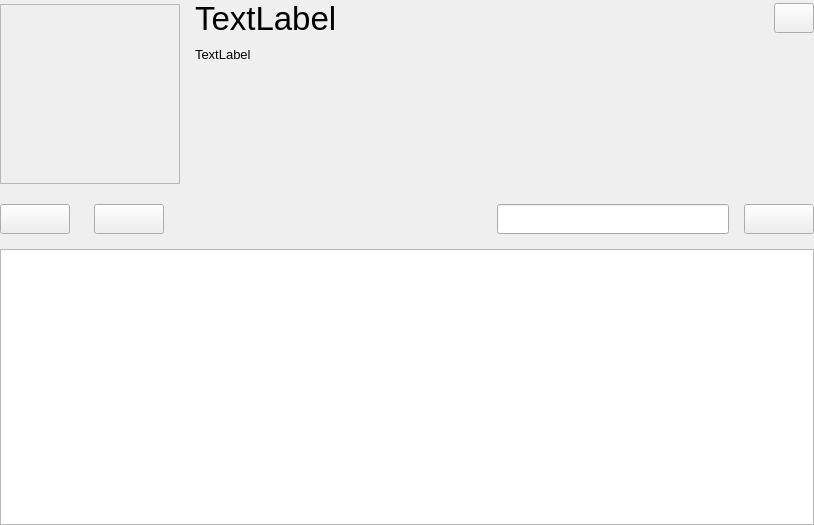
<?xml version="1.0" encoding="UTF-8"?>
<ui version="4.0">
 <class>PlayListWidget</class>
 <widget class="QWidget" name="PlayListWidget">
  <property name="geometry">
   <rect>
    <x>0</x>
    <y>0</y>
    <width>814</width>
    <height>525</height>
   </rect>
  </property>
  <property name="minimumSize">
   <size>
    <width>814</width>
    <height>525</height>
   </size>
  </property>
  <property name="baseSize">
   <size>
    <width>814</width>
    <height>525</height>
   </size>
  </property>
  <property name="windowTitle">
   <string>Form</string>
  </property>
  <layout class="QVBoxLayout" name="verticalLayout_4">
   <property name="leftMargin">
    <number>0</number>
   </property>
   <property name="topMargin">
    <number>0</number>
   </property>
   <property name="rightMargin">
    <number>0</number>
   </property>
   <property name="bottomMargin">
    <number>0</number>
   </property>
   <item>
    <layout class="QVBoxLayout" name="verticalLayout_3">
     <property name="spacing">
      <number>15</number>
     </property>
     <item>
      <layout class="QVBoxLayout" name="verticalLayout_2">
       <property name="spacing">
        <number>0</number>
       </property>
      </layout>
     </item>
     <item>
      <layout class="QHBoxLayout" name="horizontalLayout">
       <item>
        <widget class="QFrame" name="playlist_cover_frame">
         <property name="minimumSize">
          <size>
           <width>180</width>
           <height>180</height>
          </size>
         </property>
         <property name="maximumSize">
          <size>
           <width>180</width>
           <height>180</height>
          </size>
         </property>
         <property name="frameShape">
          <enum>QFrame::StyledPanel</enum>
         </property>
         <property name="frameShadow">
          <enum>QFrame::Raised</enum>
         </property>
        </widget>
       </item>
       <item>
        <layout class="QVBoxLayout" name="verticalLayout">
         <property name="spacing">
          <number>10</number>
         </property>
         <item>
          <layout class="QHBoxLayout" name="horizontalLayout_5">
           <item>
            <widget class="QLabel" name="playlist_title_label">
             <property name="minimumSize">
              <size>
               <width>400</width>
               <height>37</height>
              </size>
             </property>
             <property name="font">
              <font>
               <pointsize>25</pointsize>
              </font>
             </property>
             <property name="text">
              <string>TextLabel</string>
             </property>
            </widget>
           </item>
           <item>
            <spacer name="horizontalSpacer_2">
             <property name="orientation">
              <enum>Qt::Horizontal</enum>
             </property>
             <property name="sizeHint" stdset="0">
              <size>
               <width>40</width>
               <height>20</height>
              </size>
             </property>
            </spacer>
           </item>
           <item>
            <widget class="QPushButton" name="rename_button">
             <property name="minimumSize">
              <size>
               <width>30</width>
               <height>30</height>
              </size>
             </property>
             <property name="text">
              <string/>
             </property>
            </widget>
           </item>
          </layout>
         </item>
         <item>
          <widget class="QLabel" name="play_list_note_label">
           <property name="font">
            <font>
             <pointsize>10</pointsize>
            </font>
           </property>
           <property name="text">
            <string>TextLabel</string>
           </property>
          </widget>
         </item>
         <item>
          <spacer name="verticalSpacer">
           <property name="orientation">
            <enum>Qt::Vertical</enum>
           </property>
           <property name="sizeHint" stdset="0">
            <size>
             <width>20</width>
             <height>40</height>
            </size>
           </property>
          </spacer>
         </item>
        </layout>
       </item>
      </layout>
     </item>
     <item>
      <layout class="QHBoxLayout" name="horizontalLayout_4">
       <item>
        <layout class="QHBoxLayout" name="horizontalLayout_2">
         <property name="spacing">
          <number>24</number>
         </property>
         <item>
          <widget class="QPushButton" name="play_button">
           <property name="minimumSize">
            <size>
             <width>70</width>
             <height>30</height>
            </size>
           </property>
           <property name="text">
            <string/>
           </property>
          </widget>
         </item>
         <item>
          <widget class="QPushButton" name="add_song_button">
           <property name="minimumSize">
            <size>
             <width>70</width>
             <height>30</height>
            </size>
           </property>
           <property name="text">
            <string/>
           </property>
          </widget>
         </item>
        </layout>
       </item>
       <item>
        <spacer name="horizontalSpacer">
         <property name="orientation">
          <enum>Qt::Horizontal</enum>
         </property>
         <property name="sizeHint" stdset="0">
          <size>
           <width>40</width>
           <height>20</height>
          </size>
         </property>
        </spacer>
       </item>
       <item>
        <layout class="QHBoxLayout" name="horizontalLayout_3">
         <property name="spacing">
          <number>15</number>
         </property>
         <item>
          <widget class="QLineEdit" name="search_lineedit">
           <property name="minimumSize">
            <size>
             <width>0</width>
             <height>30</height>
            </size>
           </property>
           <property name="font">
            <font>
             <pointsize>12</pointsize>
            </font>
           </property>
          </widget>
         </item>
         <item>
          <widget class="QPushButton" name="sort_button">
           <property name="minimumSize">
            <size>
             <width>70</width>
             <height>30</height>
            </size>
           </property>
           <property name="text">
            <string/>
           </property>
          </widget>
         </item>
        </layout>
       </item>
      </layout>
     </item>
     <item>
      <widget class="QTableWidget" name="song_data_tablewidget">
       <property name="minimumSize">
        <size>
         <width>0</width>
         <height>276</height>
        </size>
       </property>
       <property name="sizeAdjustPolicy">
        <enum>QAbstractScrollArea::AdjustToContentsOnFirstShow</enum>
       </property>
      </widget>
     </item>
    </layout>
   </item>
  </layout>
 </widget>
 <resources/>
 <connections/>
</ui>
